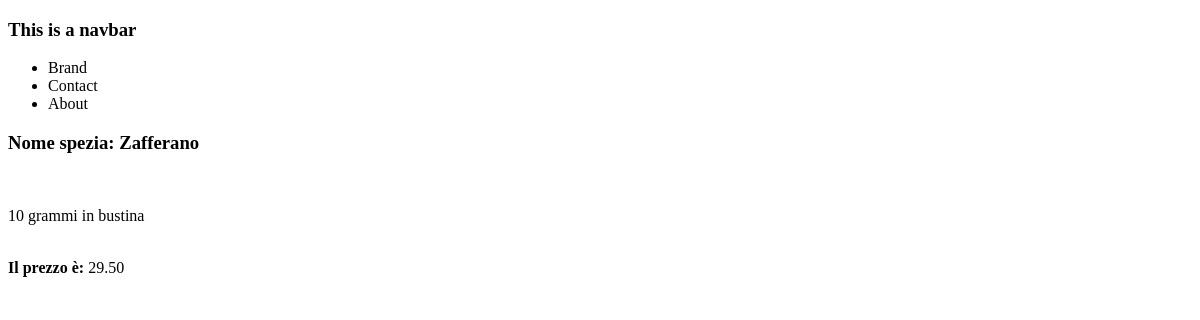
The page /product/ on the database as committed earlier.
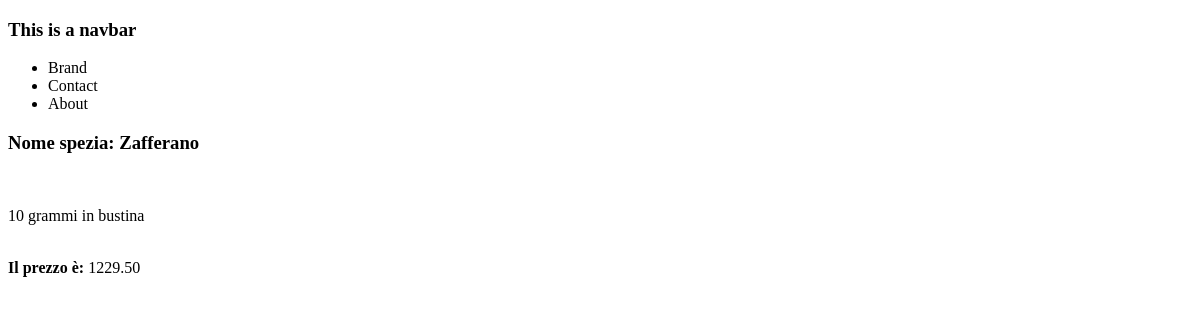
The same page on the database as committed later.
### products/models.py (models this page shows)
class Product(models.Model):
	title		= models.CharField(max_length=120)	# max_length = required
	description	= models.TextField(blank=True, null=True)
	price		= models.DecimalField(decimal_places=2, max_digits=10000)
	summary		= models.TextField()
	featured 	= models.BooleanField(default=False)

### products/views.py (the view)
# urls.py: path('product/', product_detail_view),
def product_detail_view(request, *args, **kwargs):
	obj = Product.objects.get(id=1)
	context = {
		'spezia': obj
	}
	return render(request, "products/product_detail.html", context)

### products/templates/products/product_detail.html
{% extends 'base.html' %}
{% block content %}
<h3>Nome spezia:
{{ spezia.title }}
</h3>
<br>
<p>
	{% if spezia.description != None and spezia.description != '' %}
	{{ spezia.description }}
	{% else %}Description Coming Soon{% endif %}
</p>
<br>
<b>Il prezzo è:</b>
	{{ spezia.price }}
{% endblock %}

Rows that differ between the two databases and show on the page:
changed Product "Zafferano": price "29.50" → "1229.50"
